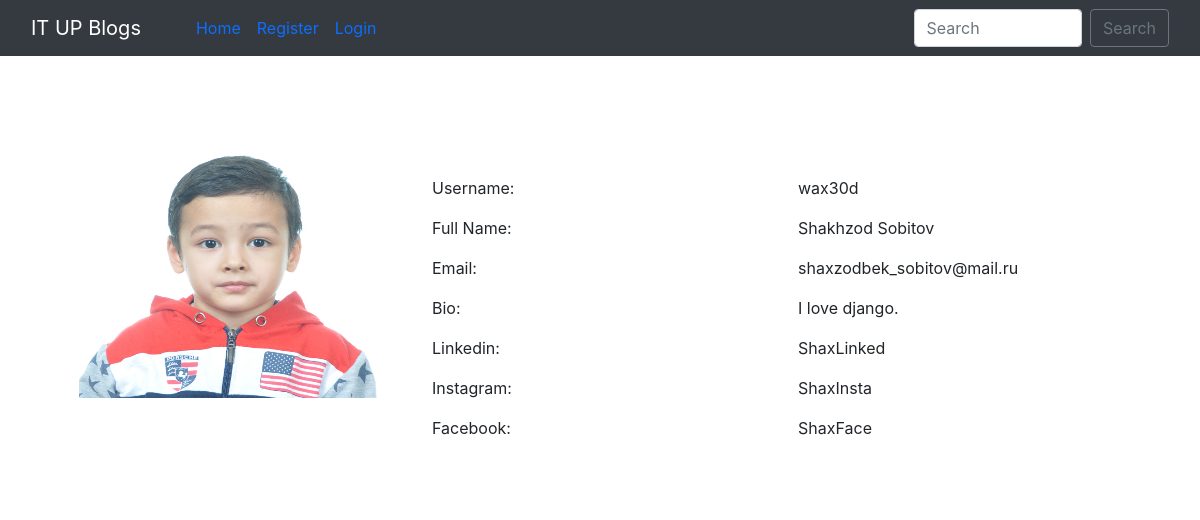
The page /user_profile/1/ on the database its author committed.
### blog/models.py (models this page shows, shortened)
class BlogPost(models.Model):
    title = models.CharField(max_length=255)
    author = models.ForeignKey(User, on_delete=models.CASCADE)
    slug = models.CharField(max_length=130)
    content = models.TextField()
    image = models.ImageField(upload_to="profile_pics", blank=True, null=True)
    dateTime = models.DateTimeField(auto_now_add=True)

class Profile(models.Model):
    user = models.OneToOneField(User, on_delete=models.CASCADE, blank=True, null=True)
    image = models.ImageField(upload_to="profile_pics", blank=True, null=True)
    bio = models.TextField(blank=True, null=True)
    phone_no = models.IntegerField(blank=True, null=True)
    facebook = models.CharField(max_length=300, blank=True, null=True)
    instagram = models.CharField(max_length=300, blank=True, null=True)
    linkedin = models.CharField(max_length=300, blank=True, null=True)

### blog/views.py (the view)
# urls.py: path("user_profile/<int:myid>/", views.user_profile, name="user_profile"),
def user_profile(request, myid):
    post = BlogPost.objects.filter(id=myid)
    return render(request, "user_profile.html", {'post': post})

### blog/templates/user_profile.html (shortened to what this page needs)
{% extends 'base.html' %}
{% block body %}
    <div class="container profile">
                <form method="post">
                    <div class="row">
                        {% for i in post %}
                        <div class="col-md-4">
                            <div class="profile-img">
                                {% if i.author.profile.image %}
                                <img src="{{i.author.profile.image.url}}" alt="" width="310px" height="270px">
                                {% endif %}
                            </div>
                        </div>
                        <div class="col-md-8">
                            <div class="profile-tab">
                                <div class="tab-pane">
                                    <br><br>
                                            <div class="row">
                                                <div class="col-md-6">
                                                    <label>Username:</label>
                                                </div>
                                                <div class="col-md-6">
                                                    <p>{{i.author}}</p>
                                                </div>
                                            </div>
                                            <div class="row">
                                                <div class="col-md-6">
                                                    <label>Full Name:</label>
                                                </div>
                                                <div class="col-md-6">
                                                    <p>{{i.author.get_full_name}}</p>
                                                </div>
                                            </div>
                                            <div class="row">
                                                <div class="col-md-6">
                                                    <label>Email:</label>
                                                </div>
                                                <div class="col-md-6">
                                                    <p>{{i.author.email}}</p>
                                                </div>
                                            </div>
                                            <div class="row">
                                                <div class="col-md-6">
                                                    <label>Bio:</label>
                                                </div>
                                                <div class="col-md-6">
                                                    <p>{{i.author.profile.bio}}</p>
                                                </div>
                                            </div>
                                            {% if i.author.profile.linkedin %}
                                            <div class="row">
                                                <div class="col-md-6">
                                                    <label>Linkedin:</label>
                                                </div>
                                                <div class="col-md-6">
                                                    <p>{{i.author.profile.linkedin}}</p>
                                                </div>
                                            </div>
                                            {% endif %}
                                            {% if i.author.profile.instagram %}
                                            <div class="row">
                                                <div class="col-md-6">
                                                    <label>Instagram:</label>
                                                </div>
                                                <div class="col-md-6">
                                                    <p>{{i.author.profile.instagram}}</p>
                                                </div>
                                            </div>
                                            {% endif %}
                                            {% if i.author.profile.facebook %}
                                            <div class="row">
                                                <div class="col-md-6">
                                                    <label>Facebook:</label>
                                                </div>
                                                <div class="col-md-6">
                                                    <p>{{i.author.profile.facebook}}</p>
                                                </div>
                                            </div>
                                            {% endif %}
                                            {% endfor %}
                                </div>
                            </div>
                        </div>
                    </div>
                </form>
    </div>
{% endblock %}

### rows shown on the page
BlogPost: author.profile.image (picture), author "wax30d", author.get_full_name "Shakhzod Sobitov", author.email "shaxzodbek_sobitov@mail.ru", author.profile.bio "I love django.", author.profile.linkedin "ShaxLinked", author.profile.instagram "ShaxInsta", author.profile.facebook "ShaxFace"
